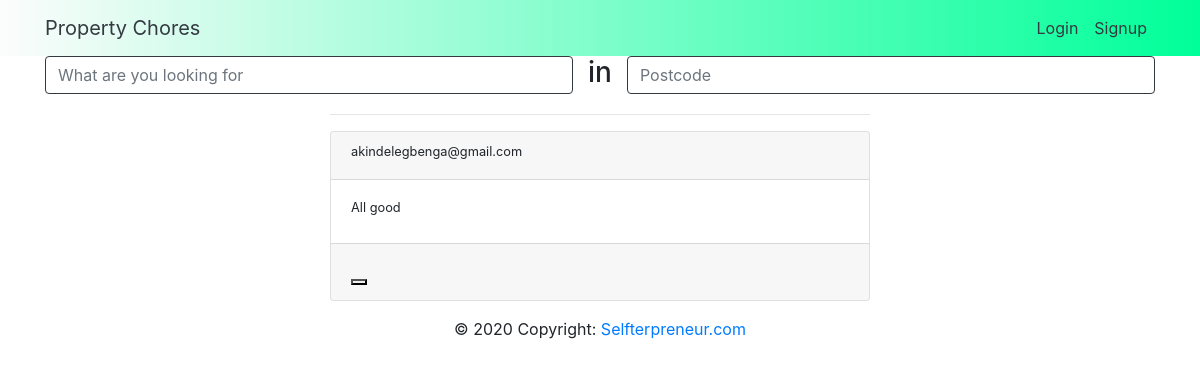
Page /home on the earlier database version.
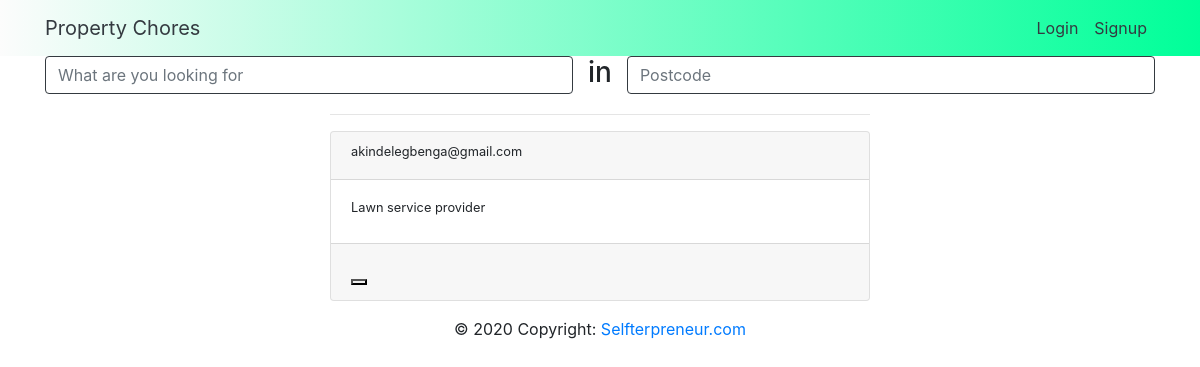
Same page on the later database version.
### app/auth/models.py (models this page shows, shortened)
class Personal_Info(db.Model):
    __tablename__ = 'personal_info'
    id = db.Column(db.Integer, primary_key=True)
    user_name = db.Column(db.String(100), nullable=False)
    user_email = db.Column(db.String(100), nullable=False)
    user_mobile_phone = db.Column(db.String(100))
    user_work_phone = db.Column(db.String(100))
    user_postcode= db.Column(db.String(100), nullable=False)
    user_city=db.Column(db.String(100))
    user_country =  db.Column(db.String(100))
    user_bio = db.Column(db.String(1000))
    user_url = db.Column(db.String(1000))
    user_twitter=db.Column(db.String(1000))
    user_facebook = db.Column(db.String(1000))
    user_id = db.Column(db.Integer, db.ForeignKey('users.id'), nullable = False)

### app/auth/routes.py (the view)
@auth.route('/home', methods = ["GET","POST"])
def home():
    users = Personal_Info.query.all()
    form = SearchForm()
    return render_template('index.html', title='home_page', form = form, users= users)

### app/auth/forms.py
class SearchForm(FlaskForm):
    what = StringField("what")
    where = StringField("Where", validators=[DataRequired()])

### app/auth/templates/index.html (shortened to what this page needs)
{% extends 'layout.html' %}
{% block page_body %}
<div class="container">
    <form method="POST" action="">
        <div class="row justify-content-center">
            <div class="col">
                {{ form.what (placeholder ='What are you looking for',class ='form-control justify-right border border-dark')}}
            </div>
            <h3>in </h3>
            <div class="col">
                {{ form.where(placeholder ='Postcode',class ='form-control justify-right border border-dark')}}
            </div>
        </div>
    </form>
    <div class="row">
        <div class="col-xs-12 col-sm-3 col-md-3 col-lg-3">
        </div>
        <div class="col-xs-12 col-sm-6 col-md-6 col-lg-6 ">
            {% for user in users  %}
            <hr>
            <div class="card">
                <div class="card-header">
                    <h2 class="small">{{ user.user_email }}</h2>
                </div>
                <div class="card-body h-25 d-inline-block">
                    <h2 class="small">{{ user.user_bio }}</h2>
                </div>
                <div class="card-footer">
                    <button></button>
                </div>
            </div>
            {% endfor %}
        </div>
        <div class="col-xs-12 col-sm-3 col-md-3 col-lg-3">
        </div>
    </div>
</div>
{% endblock page_body %}

Differences in the rows shown:
changed Personal_Info "akindelegbenga@gmail.com": user_bio "All good" → "Lawn service provider"
